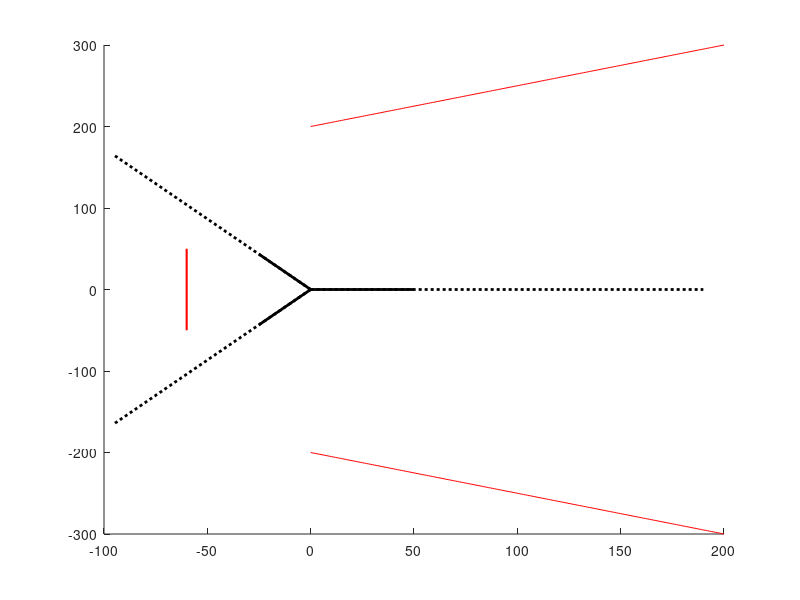

Recreate this plot in MATLAB. (Note: this script raises an error after producing the figure.)
%==========================================================================
% Název souboru:    vz_kon_b.m
% Autor:            Vít Fousek
% Datum:            15. 11. 2026
% Popis:
%       Základní princip, na kterém zakládám detekci kolize vzdáleností
%       koncových bodů deltabotů.
%==========================================================================

clc, close all, clear variables

% Parametry deltabota
l_base = 190;
l_efekrot = 50;

% Vypocet pro zakladnu deltabota
r1 = [l_base*cosd(120), l_base*sind(120)];
r2 = [r1(1), -r1(2)];
r3 = [l_base, 0];
% Vypocet pro efektor deltabota
e1 = [l_efekrot*cosd(120), l_efekrot*sind(120)];
e2 = [e1(1), -e1(2)];
e3 = [l_efekrot, 0];

% Vypocet bezpecne vzdalenosti okolo efektrou
r = l_efekrot + 10;
th = 0:pi/50:2*pi;
x_c = r*cos(th);
y_c = r*sin(th);

% Vypocet bezpecne oblasti za efektorem deltabotu
x = 0:1:200;
y = 0.5*x+200;

fig = figure('Name','Limity')
hold on
plot([0, r1(1)], [0, r1(2)], 'k', 'LineStyle',':','LineWidth',2);
plot([0, r2(1)], [0, r2(2)], 'k', 'LineStyle',':','LineWidth',2);
plot([0, r3(1)], [0, r3(2)], 'k', 'LineStyle',':','LineWidth',2);
plot([0, e1(1)], [0, e1(2)], 'k','LineWidth',2);
plot([0, e2(1)], [0, e2(2)], 'k','LineWidth',2);
plot([0, e3(1)], [0, e3(2)], 'k','LineWidth',2);
% plot(x_c,y_c, 'r');
plot(x,y,'r');
plot(x,-y,'r');
plot([-60, -60], [-50, 50], 'r', 'LineWidth', 1.5)


a = 2.5;
b = 200;
fplot(@(x) a*x + b, [-60, 0], 'LineWidth', 1.5, 'Color', 'r');
fplot(@(x) -a*x - b, [-60, 0], 'LineWidth', 1.5, 'Color', 'r');
axis('equal')
axis([-300 300 -300 300])
% exportgraphics(fig, 'limit.pdf', 'ContentType', 'vector');
